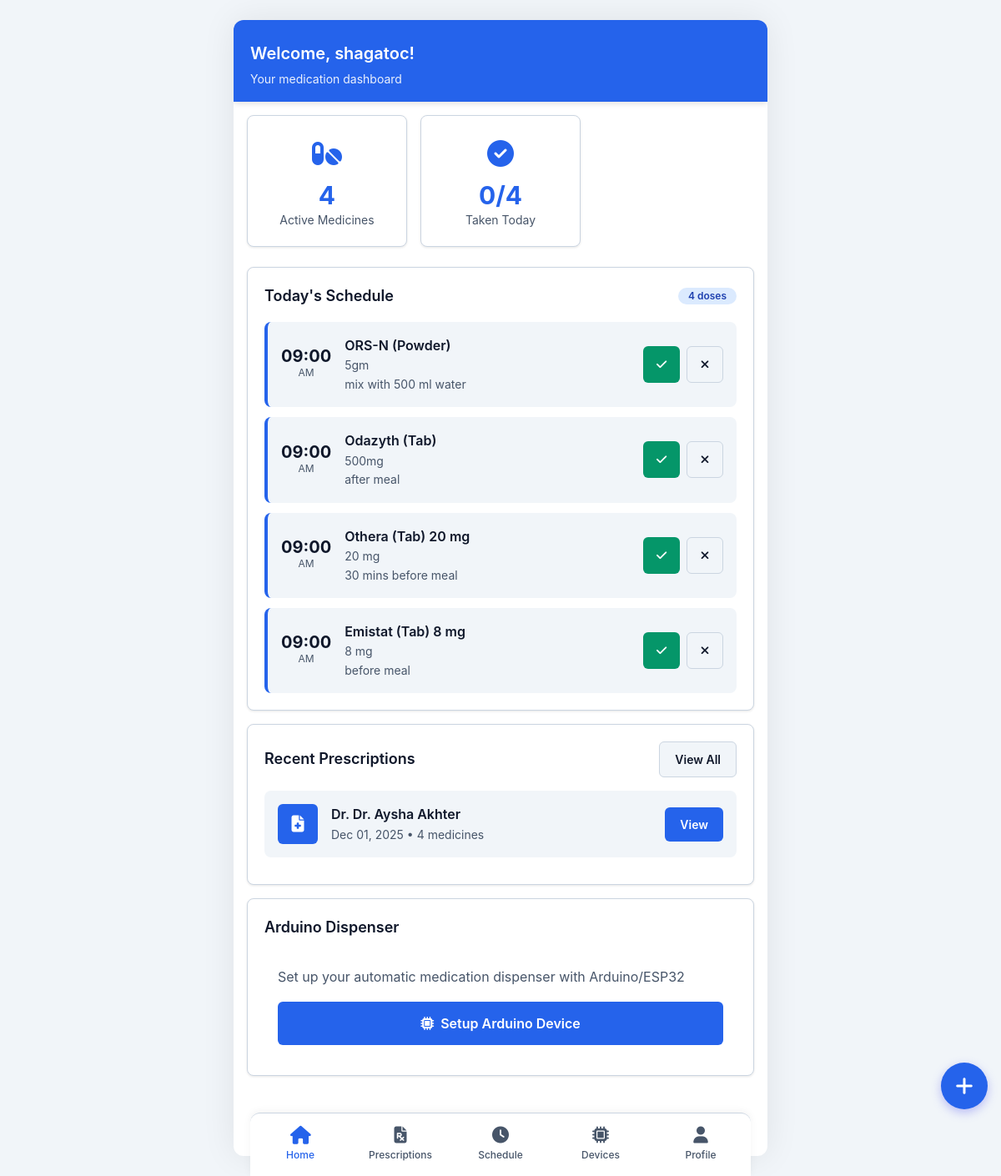
The page / (signed in) on the database its author committed.
### app/models/user.py (models this page shows, shortened)
class User(db.Model):
    __tablename__ = 'users'
    id = db.Column(db.Integer, primary_key=True)
    username = db.Column(db.String(80), unique=True, nullable=False)
    email = db.Column(db.String(120), unique=True, nullable=True)
    created_at = db.Column(db.DateTime, default=tz_now)
    is_active = db.Column(db.Boolean, default=True)
    prescriptions = db.relationship('Prescription', backref='user', lazy=True)
    schedules = db.relationship('Schedule', backref='user', lazy=True)
    iot_devices = db.relationship('IoTDevice', backref='user', lazy=True)

### app/models/schedule.py (models this page shows, shortened)
class Schedule(db.Model):
    __tablename__ = 'schedules'
    id = db.Column(db.Integer, primary_key=True)
    medicine_id = db.Column(db.Integer, db.ForeignKey('medicines.id'), nullable=False)
    user_id = db.Column(db.Integer, db.ForeignKey('users.id'), nullable=False)
    scheduled_time = db.Column(db.DateTime, nullable=False)
    taken = db.Column(db.Boolean, default=False)
    taken_at = db.Column(db.DateTime, nullable=True)
    skipped = db.Column(db.Boolean, default=False)
    notified = db.Column(db.Boolean, default=False)
    created_at = db.Column(db.DateTime, default=tz_now)

### app/models/medicine.py (models this page shows, shortened)
class Medicine(db.Model):
    __tablename__ = 'medicines'
    id = db.Column(db.Integer, primary_key=True)
    prescription_id = db.Column(db.Integer, db.ForeignKey('prescriptions.id'), nullable=False)
    name = db.Column(db.String(200), nullable=False)
    dosage = db.Column(db.String(100), nullable=False)  # e.g., "500mg", "2 tablets"
    frequency = db.Column(db.String(100), nullable=False)  # e.g., "twice daily", "every 8 hours"
    duration = db.Column(db.String(100), nullable=True)  # e.g., "7 days", "2 weeks"
    instructions = db.Column(db.Text, nullable=True)  # e.g., "Take after meals"
    timing = db.Column(db.String(200), nullable=True)  # e.g., "morning, evening"
    compartment_number = db.Column(db.Integer, default=0)  # Servo motor index (0-5) for Arduino
    created_at = db.Column(db.DateTime, default=tz_now)
    is_active = db.Column(db.Boolean, default=True)
    schedules = db.relationship('Schedule', backref='medicine', lazy=True, cascade='all, delete-orphan')

### app/models/prescription.py (models this page shows, shortened)
class Prescription(db.Model):
    __tablename__ = 'prescriptions'
    id = db.Column(db.Integer, primary_key=True)
    user_id = db.Column(db.Integer, db.ForeignKey('users.id'), nullable=False)
    image_path = db.Column(db.String(255), nullable=False)
    parsed_data = db.Column(db.Text, nullable=True)  # JSON string
    doctor_name = db.Column(db.String(100), nullable=True)
    prescription_date = db.Column(db.Date, nullable=True)
    patient_name = db.Column(db.String(100), nullable=True)
    patient_age = db.Column(db.String(20), nullable=True)
    patient_gender = db.Column(db.String(20), nullable=True)
    created_at = db.Column(db.DateTime, default=tz_now)
    is_active = db.Column(db.Boolean, default=True)
    medicines = db.relationship('Medicine', backref='prescription', lazy=True, cascade='all, delete-orphan')

### app/routes/main.py (the view)
@main_bp.route('/')
def index():
    if 'user_id' not in session:
        return redirect(url_for('main.login'))
    current_user = get_current_user()
    today_start = tz_today_start()
    today_end = today_start + timedelta(days=1)
    today_schedules = Schedule.query.filter(
        Schedule.user_id == current_user.id,
        Schedule.scheduled_time >= today_start,
        Schedule.scheduled_time < today_end
    ).order_by(Schedule.scheduled_time).all()
    prescriptions = Prescription.query.filter_by(
        user_id=current_user.id,
        is_active=True
    ).order_by(Prescription.created_at.desc()).limit(5).all()
    devices = IoTDevice.query.filter_by(
        user_id=current_user.id,
        is_active=True
    ).all()
    total_medicines = Medicine.query.join(Prescription).filter(
        Prescription.user_id == current_user.id,
        Medicine.is_active == True
    ).count()
    taken_today = Schedule.query.filter(
        Schedule.user_id == current_user.id,
        Schedule.scheduled_time >= today_start,
        Schedule.scheduled_time < today_end,
        Schedule.taken == True
    ).count()
    return render_template(
        'dashboard.html',
        current_user=current_user,
        today_schedules=today_schedules,
        prescriptions=prescriptions,
        devices=devices,
        total_medicines=total_medicines,
        taken_today=taken_today,
        total_today=len(today_schedules)
    )

### app/routes/main.py (called while the page is built)
def get_current_user():
    if 'user_id' in session:
        return User.query.get(session['user_id'])
    return None

### app/utils/timezone.py (called while the page is built)
def now():
    dhaka_time = datetime.now(DHAKA_TZ)
    return dhaka_time.replace(tzinfo=None)

def today_start():
    current = now()
    return current.replace(hour=0, minute=0, second=0, microsecond=0)

### app/templates/dashboard.html (shortened to what this page needs)
{% extends "mobile_base.html" %}
{% block content %}
<header class="app-header">
    <div class="header-actions">
        <div>
            <h1>Welcome, {{ current_user.username }}!</h1>
            <p>Your medication dashboard</p>
        </div>
    </div>
</header>
<div class="app-content">
    <div class="stats-grid">
        <div class="stat-card">
            <div class="stat-icon"><i class="fas fa-pills"></i></div>
            <div class="stat-value">{{ total_medicines }}</div>
            <div class="stat-label">Active Medicines</div>
        </div>
        <div class="stat-card">
            <div class="stat-icon"><i class="fas fa-check-circle"></i></div>
            <div class="stat-value">{{ taken_today }}/{{ total_today }}</div>
            <div class="stat-label">Taken Today</div>
        </div>
    </div>
    <div class="card">
        <div class="card-header">
            <h2 class="card-title">Today's Schedule</h2>
            <span class="badge badge-info">{{ today_schedules|length }} doses</span>
        </div>
        {% if today_schedules %}
        <div class="schedule-list">
            {% for schedule in today_schedules %}
            <div class="schedule-item {% if schedule.taken %}taken{% elif schedule.skipped %}skipped{% endif %}">
                <div class="schedule-time">
                    <div class="schedule-hour">{{ schedule.scheduled_time.strftime('%I:%M') }}</div>
                    <div class="schedule-period">{{ schedule.scheduled_time.strftime('%p') }}</div>
                </div>
                <div class="schedule-info">
                    <div class="schedule-medicine">{{ schedule.medicine.name }}</div>
                    <div class="schedule-dosage">{{ schedule.medicine.dosage }}</div>
                    {% if schedule.medicine.instructions %}
                    <div class="schedule-dosage">{{ schedule.medicine.instructions }}</div>
                    {% endif %}
                </div>
                {% if not schedule.taken and not schedule.skipped %}
                <div class="schedule-actions">
                    <button class="btn btn-success btn-sm btn-icon" onclick="markTaken({{ schedule.id }})"><i class="fas fa-check"></i></button>
                    <button class="btn btn-secondary btn-sm btn-icon" onclick="markSkipped({{ schedule.id }})"><i class="fas fa-times"></i></button>
                </div>
                {% endif %}
            </div>
            {% endfor %}
        </div>
        {% else %}
        <div class="empty-state">
            <div class="empty-icon"><i class="fas fa-calendar-check"></i></div>
            <p class="empty-text">No medications scheduled for today</p>
        </div>
        {% endif %}
    </div>
    <div class="card">
        <div class="card-header">
            <h2 class="card-title">Recent Prescriptions</h2>
            <a href="{{ url_for('main.prescriptions') }}" class="btn btn-sm btn-secondary">View All</a>
        </div>
        {% if prescriptions %}
        {% for prescription in prescriptions %}
        <div class="device-card">
            <div class="device-icon"><i class="fas fa-file-medical"></i></div>
            <div class="device-info">
                <div class="device-name">
                    {% if prescription.doctor_name %}
                    Dr. {{ prescription.doctor_name }}
                    {% else %}
                    Prescription #{{ prescription.id }}
                    {% endif %}
                </div>
                <div class="device-status">
                    {{ prescription.created_at.strftime('%b %d, %Y') }} • {{ prescription.medicines|length }} medicines
                </div>
            </div>
            <a href="{{ url_for('main.prescription_detail', prescription_id=prescription.id) }}" class="btn btn-sm btn-primary">View</a>
        </div>
        {% endfor %}
        {% else %}
        <div class="empty-state">
            <div class="empty-icon"><i class="fas fa-file-prescription"></i></div>
            <p class="empty-text">No prescriptions yet</p>
        </div>
        {% endif %}
    </div>
    <div class="card">
        <div class="card-header">
            <h2 class="card-title">Arduino Dispenser</h2>
        </div>
        <div style="padding: 1rem;">
            <p style="color: var(--text-secondary); margin-bottom: 1rem;">
                Set up your automatic medication dispenser with Arduino/ESP32
            </p>
            <a href="{{ url_for('main.arduino_setup') }}" class="btn btn-primary btn-block">
                <i class="fas fa-microchip"></i> Setup Arduino Device
            </a>
        </div>
    </div>
</div>
<button class="fab" onclick="window.location.href='{{ url_for('main.prescriptions') }}?upload=1'">
    ➕
</button>
{% endblock %}

### app/templates/mobile_base.html (shortened to what this page needs)
<!DOCTYPE html>
<html lang="en">
<head>
    <link rel="stylesheet" href="https://cdnjs.cloudflare.com/ajax/libs/font-awesome/6.4.0/css/all.min.css">
    <link rel="stylesheet" href="{{ url_for('static', filename='css/mobile.css') }}">
</head>
<body>
    <div class="app-container">
        {% block content %}{% endblock %}
        {% if current_user %}
        <nav class="bottom-nav">
            <a href="{{ url_for('main.index') }}" class="nav-item {% if request.endpoint == 'main.index' %}active{% endif %}">
                <i class="fas fa-home"></i>
                <span>Home</span>
            </a>
            <a href="{{ url_for('main.prescriptions') }}" class="nav-item {% if 'prescription' in request.endpoint %}active{% endif %}">
                <i class="fas fa-file-prescription"></i>
                <span>Prescriptions</span>
            </a>
            <a href="{{ url_for('main.schedules') }}" class="nav-item {% if 'schedule' in request.endpoint %}active{% endif %}">
                <i class="fas fa-clock"></i>
                <span>Schedule</span>
            </a>
            <a href="{{ url_for('main.devices') }}" class="nav-item {% if 'device' in request.endpoint %}active{% endif %}">
                <i class="fas fa-microchip"></i>
                <span>Devices</span>
            </a>
            <a href="{{ url_for('main.profile') }}" class="nav-item {% if 'profile' in request.endpoint %}active{% endif %}">
                <i class="fas fa-user"></i>
                <span>Profile</span>
            </a>
        </nav>
        {% endif %}
    </div>
</body>
</html>

### rows shown on the page
User: username "shagatoc"
Schedule: scheduled_time "09:00", scheduled_time "AM", medicine.name "ORS-N (Powder)", medicine.dosage "5gm", medicine.instructions "mix with 500 ml water"
Schedule: scheduled_time "09:00", scheduled_time "AM", medicine.name "Odazyth (Tab)", medicine.dosage "500mg", medicine.instructions "after meal"
Schedule: scheduled_time "09:00", scheduled_time "AM", medicine.name "Othera (Tab) 20 mg", medicine.dosage "20 mg", medicine.instructions "30 mins before meal"
Schedule: scheduled_time "09:00", scheduled_time "AM", medicine.name "Emistat (Tab) 8 mg", medicine.dosage "8 mg", medicine.instructions "before meal"
Prescription: doctor_name "Dr. Aysha Akhter", created_at "Dec 01, 2025", medicines|length "4"

### other values the page prints
{{ total_medicines }} "4"
{{ taken_today }} "0"
{{ total_today }} "4"
{{ today_schedules|length }} "4"
